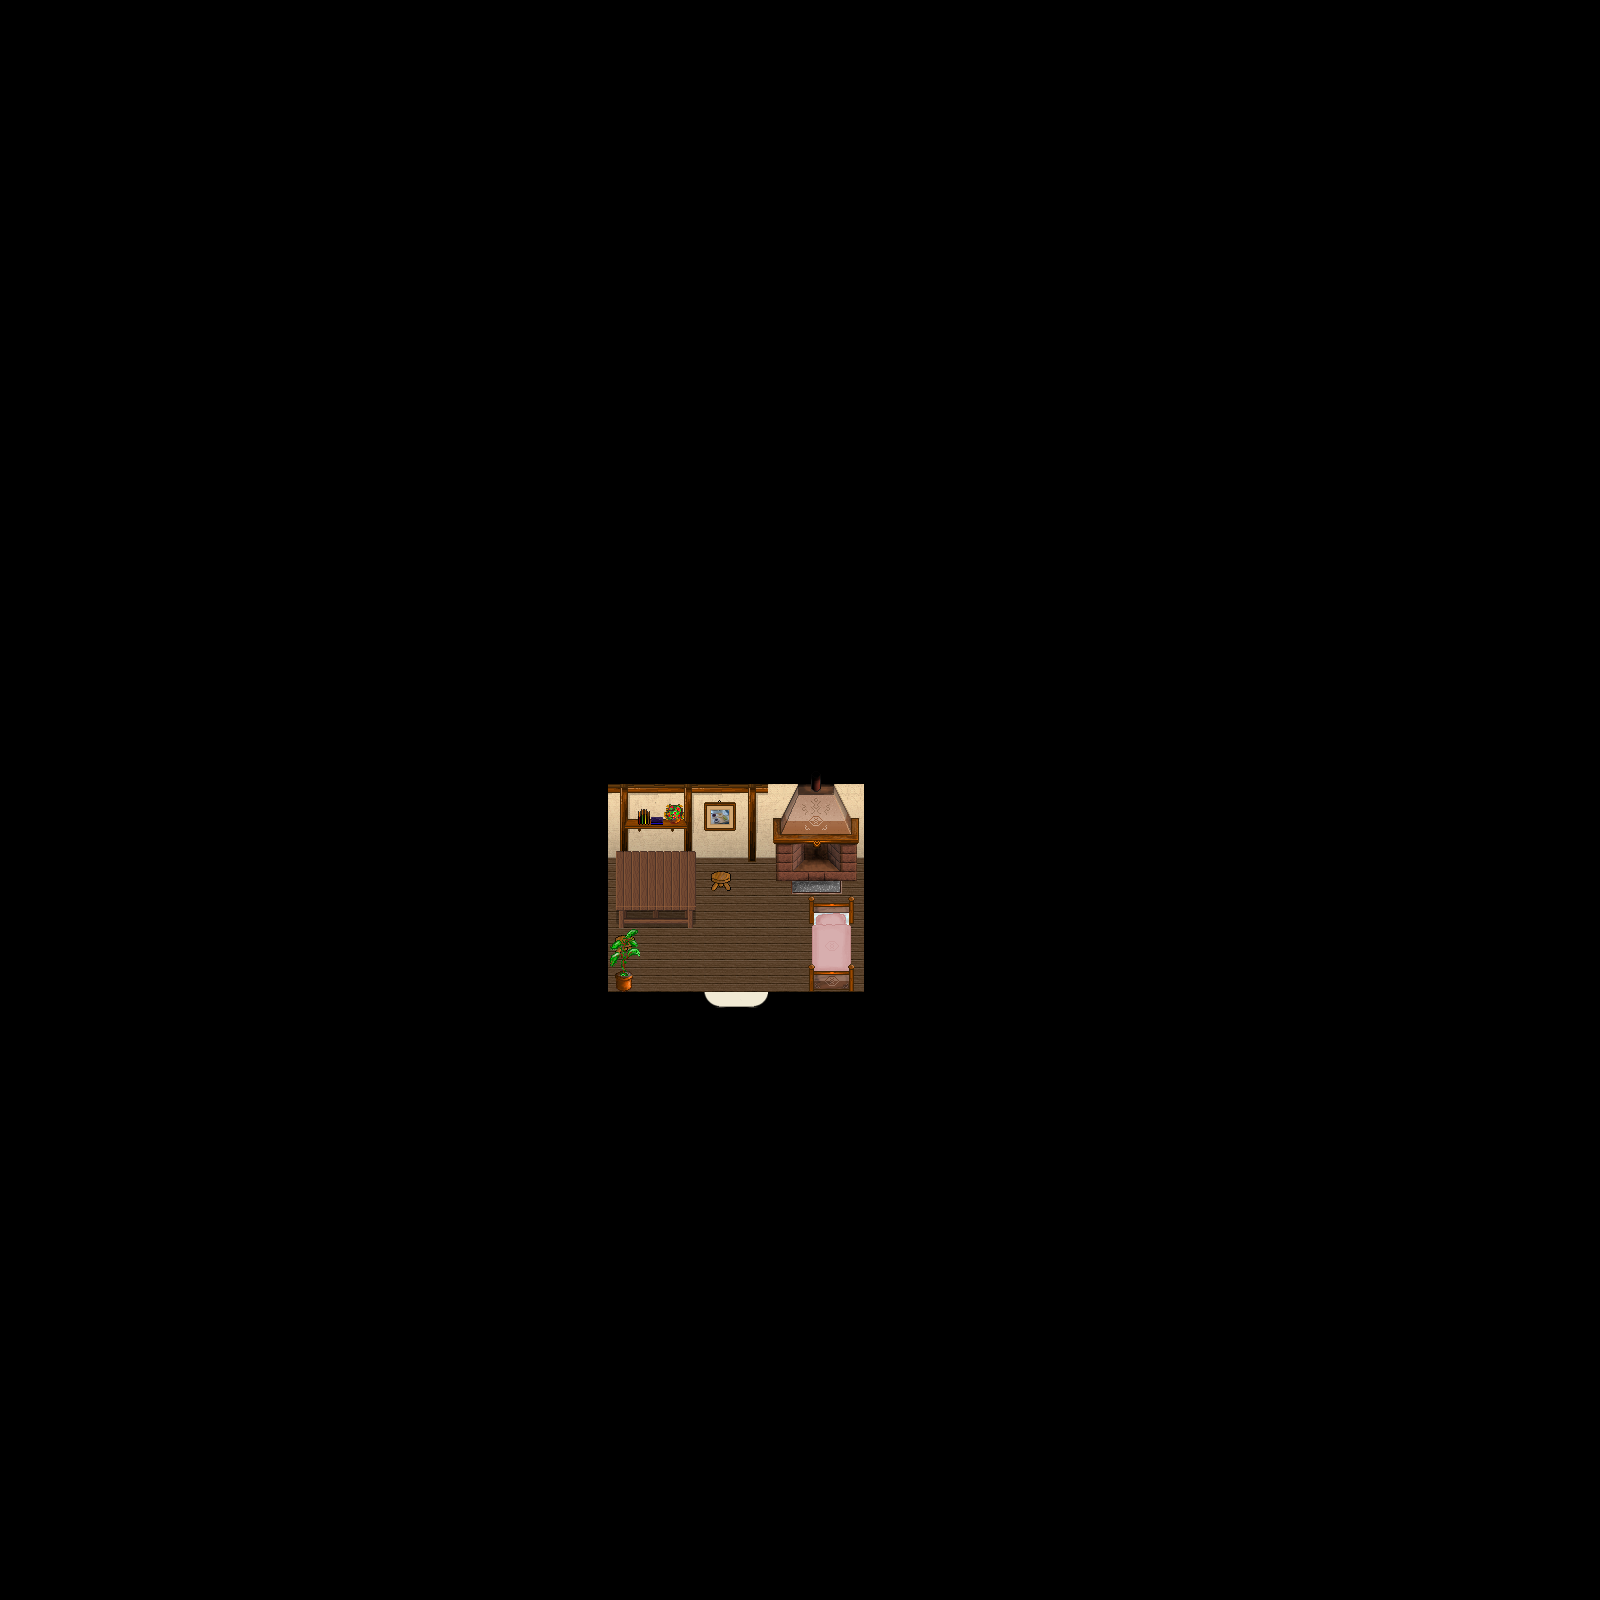

Rendered tile map (Tiled .tmx) drawn with the repository's tilesets; below, a short description and the map source with its tile grids summarised:
An orthogonal 50x50 tile map with 32x32 px tiles, 5 tile layers (Ground, Ground, Ground, Fringe, ...), 1 hidden layer not drawn, 5 tilesets and 2 objects (WARP, SCRIPT).

<map version="1.0" orientation="orthogonal" width="50" height="50" tilewidth="32" tileheight="32">
 <properties>
  <property name="music" value="inside.ogg" />
 </properties>
 <tileset firstgid="1" name="collision1_32_32" tilewidth="32" tileheight="32">
  <image source="../graphics/tiles/collision1_32_32.png" width="1024" height="1024" />
 </tileset>
 <tileset firstgid="1025" name="indoor3_32_32" tilewidth="32" tileheight="32">
  <image source="../graphics/tiles/indoor3_32_32.png" width="1024" height="1024" />
 </tileset>
 <tileset firstgid="2049" name="indoor2_32_32" tilewidth="32" tileheight="32">
  <image source="../graphics/tiles/indoor2_32_32.png" width="1024" height="1024" />
 </tileset>
 <tileset firstgid="3073" name="indoor2_32_64" tilewidth="32" tileheight="64">
  <image source="../graphics/tiles/indoor2_32_64.png" width="1024" height="1024" />
 </tileset>
 <tileset firstgid="3585" name="indoor2_32_96" tilewidth="32" tileheight="96">
  <image source="../graphics/tiles/indoor2_32_96.png" width="1024" height="960" />
 </tileset>
 <layer name="Ground" width="50" height="50">
  <data>[2500 cells, 2500 non-empty, 4 distinct tile ids]</data>
 </layer>
 <layer name="Ground" width="50" height="50">
  <data>[2500 cells, 15 non-empty, 6 distinct tile ids]</data>
 </layer>
 <layer name="Ground" width="50" height="50">
  <data>[2500 cells, 31 non-empty, 30 distinct tile ids]</data>
 </layer>
 <layer name="Fringe" width="50" height="50">
  <data>[2500 cells, 1 non-empty, 1 distinct tile ids]</data>
 </layer>
 <layer name="Over" width="50" height="50">
  <data>[2500 cells, 2 non-empty, 2 distinct tile ids]</data>
 </layer>
 <layer name="Collision" width="50" height="50" visible="0">
  <data>[2500 cells, 2480 non-empty, 1 distinct tile ids]</data>
 </layer>
 <objectgroup name="Object" width="50" height="50">
  <object name="Warp to city" type="WARP" x="704" y="992" width="64" height="32">
   <properties>
    <property name="DEST_MAP" value="ow-n0004-p0005-o0000" />
    <property name="DEST_X" value="4784" />
    <property name="DEST_Y" value="3120" />
   </properties>
  </object>
  <object name="External Map Events" type="SCRIPT" x="52" y="44" width="24" height="80">
   <properties>
    <property name="FILENAME" value="scripts/maps/iw-castle-cedric-house12-o00-o00-o00.lua" />
   </properties>
  </object>
 </objectgroup>
</map>
